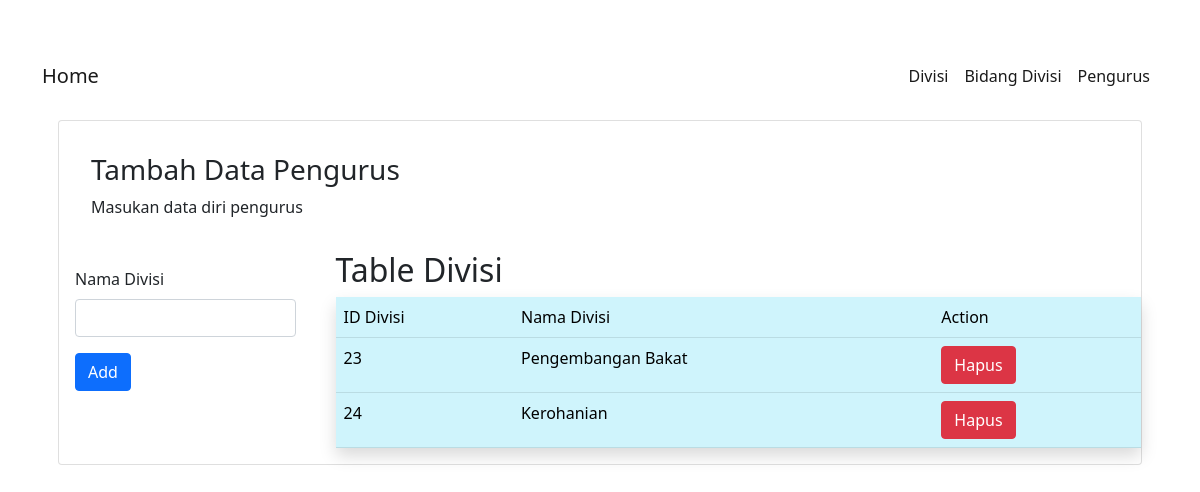
The app's page /divisi.php with its own data.
### tables this page shows
CREATE TABLE `divisi` (
  `id_divisi` int(11) NOT NULL,
  `nama_divisi` varchar(255) NOT NULL
);

### conf.php (called while the page is built)
<?php
$db_host = "localhost";
$db_user = "root";
$db_pass = "";
$db_name = "db_tp2";

### class/DB.class.php (called while the page is built, shortened)
<?php
class DB
{
    var $db_host = "";
    var $db_user = "";
    var $db_pass = "";
    var $db_name = "";
    var $db_link = "";
    var $result = 0;
    function DB($db_host = '', $db_user = '', $db_pass = '', $db_name = '')
    {
        $this->db_host = $db_host;
        $this->db_user = $db_user;
        $this->db_pass = $db_pass;
        $this->db_name = $db_name;
    }
    function open()
    {
        $this->db_link = mysqli_connect($this->db_host, $this->db_user, $this->db_pass, $this->db_name);
    }
    function execute($query = "")
    {
        $this->result = mysqli_query($this->db_link, $query);
        return $this->result;
    }
    function getResult()
    {
        return mysqli_fetch_array($this->result);
    }
}

### class/Divisi.class.php (called while the page is built, shortened)
<?php
class Divisi extends DB
{
    function getDivisi()
    {
        $query = "SELECT * FROM divisi";
        return $this->execute($query);
    }
}

### divisi.php (the view, shortened to what this page needs)
<?php
include("conf.php");
include("class/DB.class.php");
include("class/Divisi.class.php");
include("class/BidangDivisi.class.php");
$divisi = new Divisi($db_host, $db_user, $db_pass, $db_name);
$divisi->open();
$divisi->getDivisi();
$data = null;
while (list($id_divisi, $nama_divisi) = $divisi->getResult()) {
    $data .= "<tr>
    <td>" . $id_divisi . "</td>
    <td>" . $nama_divisi . "</td>
    <td>
    <a href='divisi.php?id_hapus=" . $id_divisi . "' class='btn btn-danger' '>Hapus</a>
    </td>
    </tr>";
}

### records on screen
divisi: id_divisi "23", nama_divisi "Pengembangan Bakat"
divisi: id_divisi "24", nama_divisi "Kerohanian"
